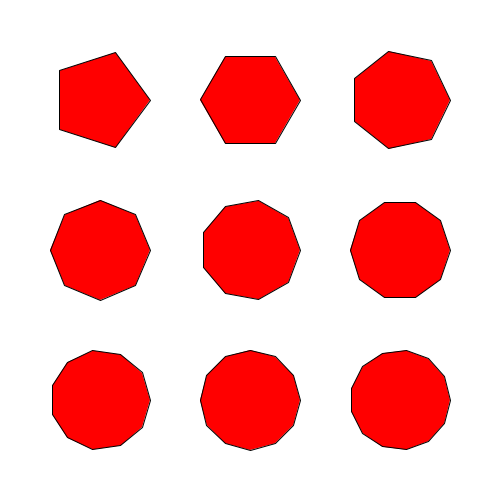
Frame 1 (no input)
Frame 60 (the mouse pressed at the canvas centre just before this capture): identical to frame 1, image omitted
Frame 120 (the mouse held since frame 60 and released just before this capture): identical to frame 1, image omitted

The Processing sketch that drew this single still picture (run headless with seeded random() and noise(); from frame 60 on, the mouse is pressed at the canvas centre):

// Processing sketch: polygon4
// ── polygon4.pde
void setup() {
  size(500,500);
}

void draw() {
  background(255);
  fill(255,0,0);
  int p=5;
  for (int y=0; y<3; y++) {
    for (int x=0; x<3; x++) {
      polygon(100+x*150,100+y*150,50,p);
      p += 1;
    }
  }
}

void polygon(float x,float y,float radius,int points) {
  beginShape();
  for (int i=0; i<points; i++) {
    float px = x + radius * cos(i * TWO_PI/points);
    float py = y + radius * sin(i * TWO_PI/points);
    vertex(px,py);
  }
  endShape(CLOSE);
}
